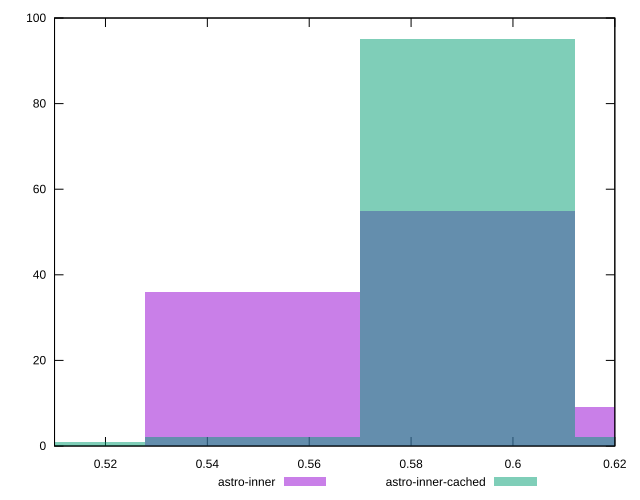

The script that saved this image:
reset

$astroInner <<EOF
0.5911016285711178 55
0.5488800836731809 36
0.6333231734690549 9
EOF

$astroInnerCached <<EOF
0.5066585387752438 1
0.5911016285711178 95
0.5488800836731809 2
0.6333231734690549 2
EOF

set key outside below
set boxwidth 0.04222154489793699
set xrange [0.51:0.62]
set yrange [0:100]
set trange [0:100]
set style fill transparent solid 0.5 noborder
set terminal svg size 640, 500 enhanced background rgb 'white'
set output "reports/report_00033_2021-03-01T14-23-16.841Z/meta/score/comparison/histogram/2_vs_3.svg"

plot $astroInner title "astro-inner" with boxes, \
     $astroInnerCached title "astro-inner-cached" with boxes

reset
